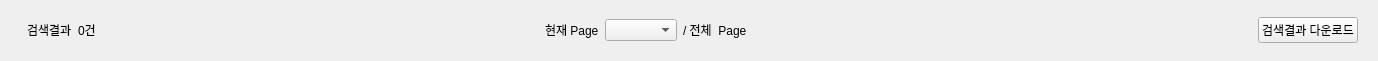
<?xml version="1.0" encoding="UTF-8"?>
<ui version="4.0">
 <class>Pagination</class>
 <widget class="QWidget" name="Pagination">
  <property name="geometry">
   <rect>
    <x>0</x>
    <y>0</y>
    <width>1378</width>
    <height>61</height>
   </rect>
  </property>
  <property name="sizePolicy">
   <sizepolicy hsizetype="Preferred" vsizetype="Fixed">
    <horstretch>0</horstretch>
    <verstretch>0</verstretch>
   </sizepolicy>
  </property>
  <property name="windowTitle">
   <string>Form</string>
  </property>
  <layout class="QVBoxLayout" name="verticalLayout">
   <property name="spacing">
    <number>0</number>
   </property>
   <property name="leftMargin">
    <number>9</number>
   </property>
   <property name="topMargin">
    <number>0</number>
   </property>
   <property name="bottomMargin">
    <number>0</number>
   </property>
   <item>
    <widget class="QFrame" name="frame_Pagenation">
     <property name="sizePolicy">
      <sizepolicy hsizetype="Preferred" vsizetype="Fixed">
       <horstretch>0</horstretch>
       <verstretch>0</verstretch>
      </sizepolicy>
     </property>
     <property name="frameShape">
      <enum>QFrame::NoFrame</enum>
     </property>
     <property name="frameShadow">
      <enum>QFrame::Raised</enum>
     </property>
     <layout class="QHBoxLayout" name="horizontalLayout_4">
      <property name="topMargin">
       <number>0</number>
      </property>
      <property name="bottomMargin">
       <number>0</number>
      </property>
      <item>
       <widget class="QFrame" name="frame_2">
        <property name="frameShape">
         <enum>QFrame::NoFrame</enum>
        </property>
        <property name="frameShadow">
         <enum>QFrame::Raised</enum>
        </property>
        <layout class="QHBoxLayout" name="horizontalLayout_3">
         <item>
          <widget class="QLabel" name="label_7">
           <property name="text">
            <string>검색결과</string>
           </property>
          </widget>
         </item>
         <item>
          <widget class="QLabel" name="label_countTotal">
           <property name="text">
            <string>0건</string>
           </property>
          </widget>
         </item>
        </layout>
       </widget>
      </item>
      <item>
       <spacer name="horizontalSpacer_2">
        <property name="orientation">
         <enum>Qt::Horizontal</enum>
        </property>
        <property name="sizeHint" stdset="0">
         <size>
          <width>40</width>
          <height>20</height>
         </size>
        </property>
       </spacer>
      </item>
      <item>
       <widget class="QFrame" name="frame_3">
        <property name="frameShape">
         <enum>QFrame::NoFrame</enum>
        </property>
        <property name="frameShadow">
         <enum>QFrame::Raised</enum>
        </property>
        <layout class="QHBoxLayout" name="horizontalLayout_5">
         <item>
          <widget class="QLabel" name="label_8">
           <property name="text">
            <string>현재 Page</string>
           </property>
          </widget>
         </item>
         <item>
          <widget class="Custom_Combo" name="comboBox_current_Page"/>
         </item>
         <item>
          <widget class="QLabel" name="label_total_Page">
           <property name="text">
            <string>/ 전체  Page</string>
           </property>
          </widget>
         </item>
        </layout>
       </widget>
      </item>
      <item>
       <spacer name="horizontalSpacer_3">
        <property name="orientation">
         <enum>Qt::Horizontal</enum>
        </property>
        <property name="sizeHint" stdset="0">
         <size>
          <width>40</width>
          <height>20</height>
         </size>
        </property>
       </spacer>
      </item>
      <item>
       <widget class="QFrame" name="frame_6">
        <property name="sizePolicy">
         <sizepolicy hsizetype="Preferred" vsizetype="Fixed">
          <horstretch>0</horstretch>
          <verstretch>0</verstretch>
         </sizepolicy>
        </property>
        <property name="frameShape">
         <enum>QFrame::NoFrame</enum>
        </property>
        <property name="frameShadow">
         <enum>QFrame::Raised</enum>
        </property>
        <layout class="QHBoxLayout" name="horizontalLayout_6"/>
       </widget>
      </item>
      <item>
       <widget class="QFrame" name="frame_7">
        <property name="sizePolicy">
         <sizepolicy hsizetype="Preferred" vsizetype="Fixed">
          <horstretch>0</horstretch>
          <verstretch>0</verstretch>
         </sizepolicy>
        </property>
        <property name="frameShape">
         <enum>QFrame::NoFrame</enum>
        </property>
        <property name="frameShadow">
         <enum>QFrame::Raised</enum>
        </property>
        <layout class="QHBoxLayout" name="horizontalLayout_7"/>
       </widget>
      </item>
      <item>
       <widget class="QFrame" name="frame_5">
        <property name="sizePolicy">
         <sizepolicy hsizetype="Preferred" vsizetype="Fixed">
          <horstretch>0</horstretch>
          <verstretch>0</verstretch>
         </sizepolicy>
        </property>
        <property name="frameShape">
         <enum>QFrame::NoFrame</enum>
        </property>
        <property name="frameShadow">
         <enum>QFrame::Raised</enum>
        </property>
        <layout class="QHBoxLayout" name="horizontalLayout_8"/>
       </widget>
      </item>
      <item>
       <widget class="Custom_PB_Query" name="PB_DownloadAll">
        <property name="text">
         <string>검색결과 다운로드</string>
        </property>
       </widget>
      </item>
     </layout>
    </widget>
   </item>
  </layout>
 </widget>
 <customwidgets>
  <customwidget>
   <class>Custom_Combo</class>
   <extends>QComboBox</extends>
   <header location="global">modules.PyQt.compoent_v2.custom_상속.custom_combo</header>
  </customwidget>
  <customwidget>
   <class>Custom_PB_Query</class>
   <extends>QPushButton</extends>
   <header location="global">modules.PyQt.compoent_v2.custom_상속.custom_PB</header>
  </customwidget>
 </customwidgets>
 <resources/>
 <connections/>
</ui>
